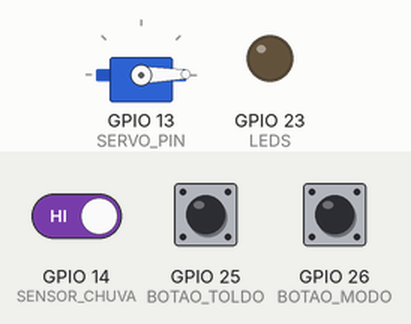
Recording of a sketch running on a simulated ESP32. On the bench: servo, output pins drawn as LEDs (lit = HIGH). Dashed ring = blinking. Inputs (shaded band) come from the test bench; at power-on: GPIO 25 (BOTAO_TOLDO) HIGH, GPIO 26 (BOTAO_MODO) HIGH, GPIO 14 (SENSOR_CHUVA) HIGH.

Above: at 1.2 s.
1.3 s: GPIO 25 (BOTAO_TOLDO) pulled LOW for 0.15 s
At 1.45 s:
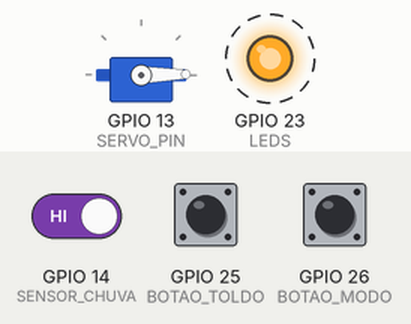
3.4 s: GPIO 26 (BOTAO_MODO) pulled LOW for 0.15 s
At 5.8 s:
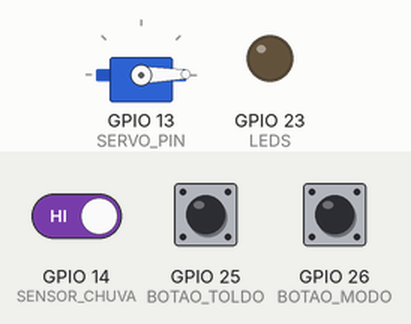
6.4 s: GPIO 25 (BOTAO_TOLDO) pulled LOW for 1 s
At 7.3 s:
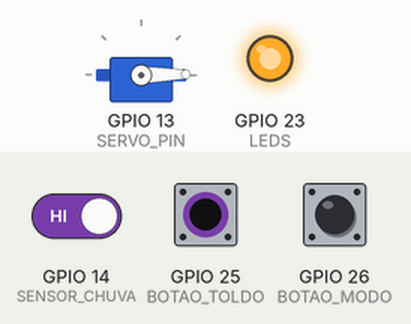
8.9 s: GPIO 25 (BOTAO_TOLDO) pulled LOW for 3.2 s
At 9.2 s:
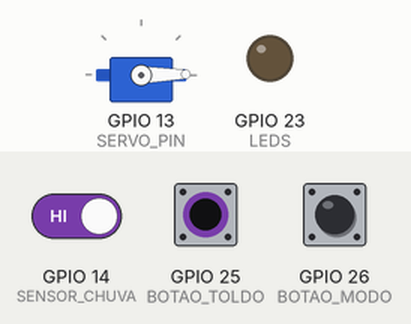
Timing chart, 0 to 11.9 s (numbered marks = the images above; inputs shaded):
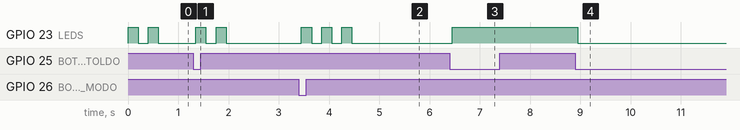

Measured:
- after the input at 1.3 s, GPIO 23 (LEDS): alternates HIGH for 0.20 s and LOW for 0.20 s, 4 changes in all, then stays LOW, starting after 0.05 s
- after the input at 3.4 s, GPIO 23 (LEDS): alternates HIGH for 0.20 s and LOW for 0.20 s, 6 changes in all, then stays LOW, starting after 0.05 s
- after the input at 6.4 s, GPIO 23 (LEDS): LOW → HIGH after 0.05 s
- after the input at 8.9 s, GPIO 23 (LEDS): HIGH → LOW after 0.05 s

The sketch:

final.ino
```cpp
#include <ESP32Servo.h>

// ---------------- PINOS ----------------
#define SENSOR_CHUVA 14
#define SERVO_PIN 13
#define LEDS 23
#define BOTAO_TOLDO 25
#define BOTAO_MODO 26

// ---------------- SERVO ----------------
Servo servoToldo;

const int TOLDO_ABERTO = 1;
const int TOLDO_FECHADO = 1;

// Controle do movimento gradual
int posicaoAtualServo = TOLDO_ABERTO;
const int INCREMENTO_SERVO = 1;
const int INTERVALO_SERVO = 20;

// ---------------- ESTADOS ----------------
bool automatico = true;
bool toldoFechado = false;

// ---------------- SENSOR DE CHUVA ----------------
const unsigned long TEMPO_ESTABILIDADE_CHUVA = 5000;
unsigned long ultimaDeteccaoChuva = 0;

// ---------------- DEBOUNCE DOS BOTOES ----------------
const unsigned long TEMPO_DEBOUNCE = 50;

int ultimaLeituraToldo = HIGH;
int estadoEstavelToldo = HIGH;
unsigned long tempoToldo = 0;

int ultimaLeituraModo = HIGH;
int estadoEstavelModo = HIGH;
unsigned long tempoModo = 0;

// ---------------- CONTROLE DOS LEDS ----------------
bool ledPiscando = false;
bool estadoPisca = false;
int piscadasRestantes = 0;
unsigned long tempoPisca = 0;

const unsigned long INTERVALO_PISCA = 200;

// ---------------- MOVIMENTO GRADUAL DO SERVO ----------------
void moverServoGradualmente(int destino) {

  while (posicaoAtualServo != destino) {

    if (posicaoAtualServo < destino) {
      posicaoAtualServo += INCREMENTO_SERVO;
    } else {
      posicaoAtualServo -= INCREMENTO_SERVO;
    }

    servoToldo.write(posicaoAtualServo);

    delay(INTERVALO_SERVO);
  }
}

// ---------------- CONTROLE DO TOLDO ----------------
void definirToldo(bool fechar) {

  if (toldoFechado == fechar) {
    return;
  }

  toldoFechado = fechar;

  if (toldoFechado) {
    moverServoGradualmente(TOLDO_FECHADO);
  } else {
    moverServoGradualmente(TOLDO_ABERTO);
  }

  if (!ledPiscando) {
    digitalWrite(LEDS, toldoFechado ? HIGH : LOW);
  }
}

// ---------------- PISCAR LEDS ----------------
void iniciarPiscadas(int quantidade) {

  piscadasRestantes = quantidade;
  ledPiscando = true;
  estadoPisca = true;

  digitalWrite(LEDS, HIGH);

  tempoPisca = millis();
}

void atualizarPiscadas() {

  if (!ledPiscando) {
    return;
  }

  if (millis() - tempoPisca >= INTERVALO_PISCA) {

    tempoPisca = millis();

    if (estadoPisca) {

      estadoPisca = false;
      digitalWrite(LEDS, LOW);

    } else {

      piscadasRestantes--;

      if (piscadasRestantes <= 0) {

        ledPiscando = false;
        digitalWrite(LEDS, toldoFechado ? HIGH : LOW);

      } else {

        estadoPisca = true;
        digitalWrite(LEDS, HIGH);

      }
    }
  }
}

// ---------------- LEITURA DOS BOTOES ----------------
bool detectarClique(
  int pino,
  int &ultimaLeitura,
  int &estadoEstavel,
  unsigned long &ultimoTempo
) {

  int leitura = digitalRead(pino);

  if (leitura != ultimaLeitura) {
    ultimoTempo = millis();
    ultimaLeitura = leitura;
  }

  if (millis() - ultimoTempo > TEMPO_DEBOUNCE) {

    if (leitura != estadoEstavel) {

      estadoEstavel = leitura;

      if (estadoEstavel == LOW) {
        return true;
      }
    }
  }

  return false;
}

// ---------------- MODO AUTOMATICO ----------------
void controlarChuva() {

  int estadoChuva = digitalRead(SENSOR_CHUVA);

  if (estadoChuva == LOW) {

    // Detectou chuva: fecha o toldo
    ultimaDeteccaoChuva = millis();

    definirToldo(true);

  } else {

    // Só abre depois de 5 segundos sem detectar chuva
    if (
      toldoFechado &&
      millis() - ultimaDeteccaoChuva >= TEMPO_ESTABILIDADE_CHUVA
    ) {

      definirToldo(false);

    }
  }
}

// ---------------- SETUP ----------------
void setup() {

  pinMode(SENSOR_CHUVA, INPUT);
  pinMode(LEDS, OUTPUT);

  pinMode(BOTAO_TOLDO, INPUT_PULLUP);
  pinMode(BOTAO_MODO, INPUT_PULLUP);

  servoToldo.setPeriodHertz(50);
  servoToldo.attach(SERVO_PIN, 500, 2400);

  // Inicia com toldo aberto
  toldoFechado = false;
  posicaoAtualServo = TOLDO_ABERTO;

  digitalWrite(LEDS, LOW);
  servoToldo.write(TOLDO_ABERTO);

  // Sempre inicia no modo automático
  automatico = true;

  // Verifica o sensor imediatamente
  controlarChuva();

  // Duas piscadas ao iniciar
  iniciarPiscadas(2);
}

// ---------------- LOOP ----------------
void loop() {

  // BOTAO 26: alternar modo
  if (
    detectarClique(
      BOTAO_MODO,
      ultimaLeituraModo,
      estadoEstavelModo,
      tempoModo
    )
  ) {

    automatico = !automatico;

    if (automatico) {

      // Ao entrar no automático
      controlarChuva();
      iniciarPiscadas(2);

    } else {

      // Ao entrar no manual
      iniciarPiscadas(3);

    }
  }

  // BOTAO 25: abrir ou fechar
  if (
    detectarClique(
      BOTAO_TOLDO,
      ultimaLeituraToldo,
      estadoEstavelToldo,
      tempoToldo
    )
  ) {

    if (automatico) {

      // No automático, apenas duas piscadas
      iniciarPiscadas(2);

    } else {

      // No manual, alterna o toldo
      definirToldo(!toldoFechado);

    }
  }

  // Sensor só funciona no automático
  if (automatico) {
    controlarChuva();
  }

  // Atualiza as piscadas sem bloquear o sistema
  atualizarPiscadas();
}
```
